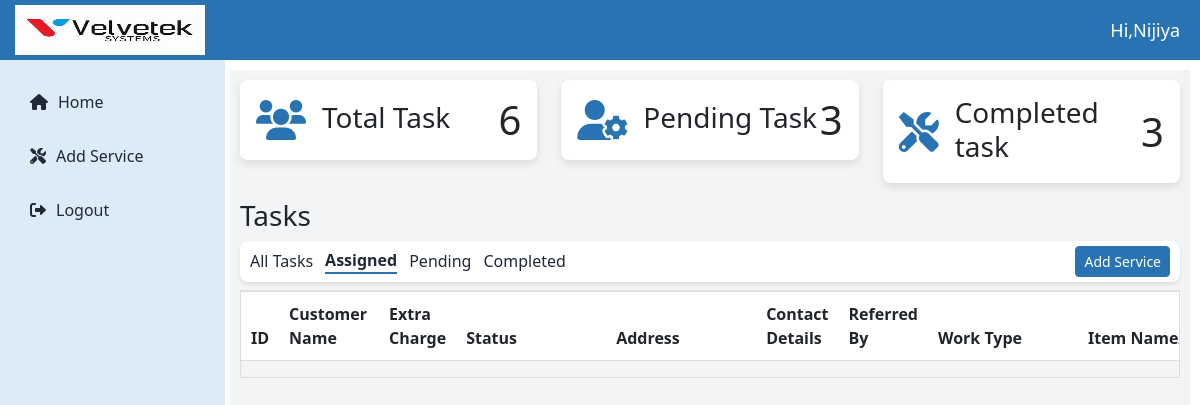
The page /technician/switch_tasks/Assigned/ (signed in) on the database as committed earlier.
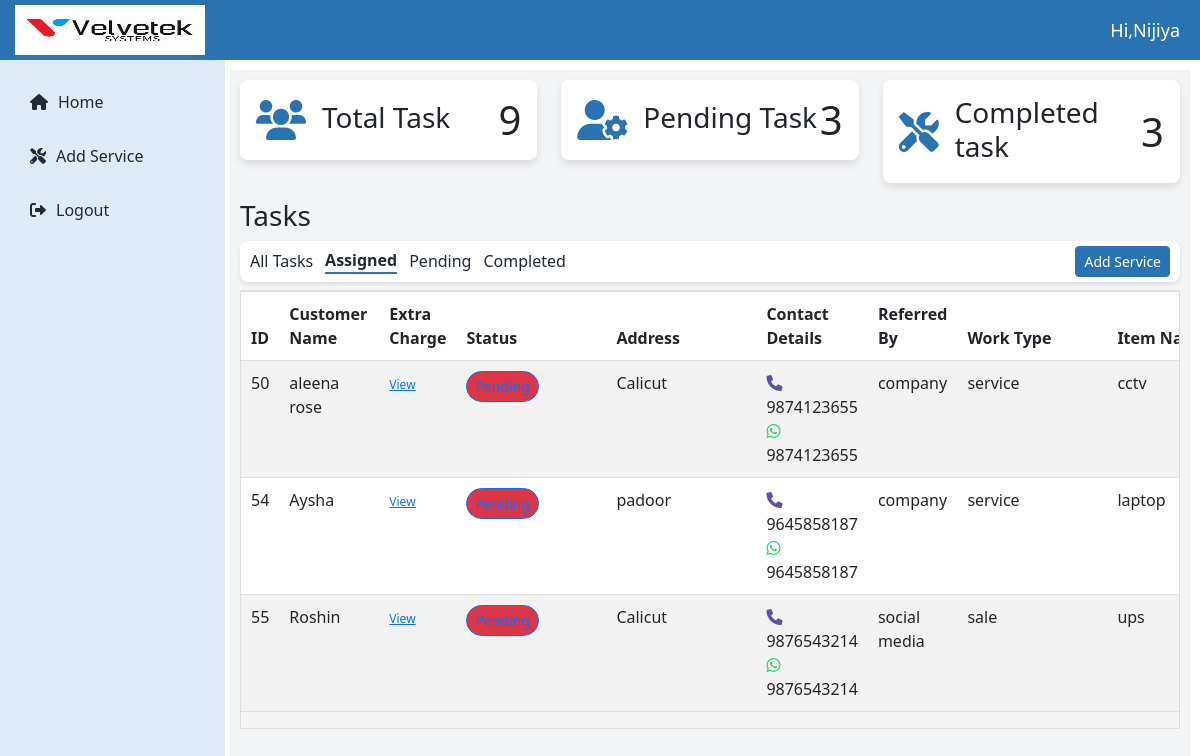
The same page on the database as committed later.
### loginapp/models.py (models this page shows, shortened)
class CustomUser(AbstractUser):
    ROLE_CHOICES = (
        ('admin', 'Admin'),
        ('technician', 'Technician'),
        ('user', 'User'),
    )
    role = models.CharField(max_length=20, choices=ROLE_CHOICES, default='user')

### velvetekapp/models.py (models this page shows, shortened)
class Apply(models.Model):
    customer = models.ForeignKey(Customer, on_delete=models.CASCADE,blank=True,null=True)
    name=models.CharField(max_length=255,null=True)
    address = models.TextField(null=True,)
    contact_number = models.CharField(max_length=15,null=True)
    whatsapp_number = models.CharField(max_length=15,null=True,)
    referred_by =models.CharField(max_length=255,null=True,)
    service_by = models.ForeignKey(CustomUser, on_delete=models.CASCADE)
    WORK_TYPE_CHOICES=[
        ('sale','sale'),('service','service'),
    ]
    work_type=models.CharField(max_length=10,choices=WORK_TYPE_CHOICES,default='sale')
    item_name_or_number = models.CharField(max_length=255,null=True)
    issue = models.TextField(blank=True,null=True) #applicable for 'services'
    photos_of_item =models.TextField(null=True, blank=True)
    estimation_document =models.FileField(upload_to='pdf',null=True,blank=True)
    estimated_price = models.CharField(max_length=255,blank=True,null=True)
    estimated_date = models.DateField(null=True,blank=True)
    any_other_comments = models.CharField(max_length=255,null=True,blank=True)
    created_at = models.DateField(default=timezone.now)
    status = models.CharField(
        max_length=50,
        choices=[('Pending', 'Pending'), ('Completed', 'Completed'), ('Assigned', 'Assigned')],
        default='Assigned'
    )
    def get_photos(self):
        return self.photos_of_item.split(",") if self.photos_of_item else []

### technicianapp/views.py (the view)
# urls.py: path('switch_tasks/', views.switch_tasks, name='switch_tasks'),
def switch_tasks(request, status=None):
    current_filter = request.GET.get('filter', 'all')
    latest_status_subquery = CurrentStatus.objects.filter(
        apply=OuterRef('pk')
    ).order_by('-date').values('status')[:1]
    services = Apply.objects.filter(service_by=request.user).annotate(
        latest_status=Subquery(latest_status_subquery)
    )
    if status and status.lower() != 'all':
        services = services.filter(latest_status__iexact=status)
    technician_customers = Apply.objects.filter(service_by=request.user) if request.user.is_authenticated else None
    total_services = technician_customers.count() if technician_customers else 0
    pending_task = CurrentStatus.objects.filter(technician_name=request.user.username, status="Pending").count()
    completed_task = CurrentStatus.objects.filter(technician_name=request.user.username, status="Completed").count()
    context = {
        'technician_customers': services,
        'total_services': total_services,
        'pending_task': pending_task,
        'completed_task': completed_task,
        'current_filter':status,
        'MEDIA_URL': settings.MEDIA_URL,
    }
    return render(request, 'technician_dashboard.html', context)

### templates/technician_dashboard.html (shortened to what this page needs)
<!DOCTYPE html>
{% load static %}
<html lang="en">
<head>
  <link href="https://cdn.jsdelivr.net/npm/bootstrap-icons/font/bootstrap-icons.css" rel="stylesheet">
  <link href="https://cdn.jsdelivr.net/npm/bootstrap@5.3.0/dist/css/bootstrap.min.css" rel="stylesheet">
  <link href="https://cdn.jsdelivr.net/npm/lightbox2@2.11.3/dist/css/lightbox.min.css" rel="stylesheet">
  <link href="https://cdnjs.cloudflare.com/ajax/libs/font-awesome/6.0.0/css/all.min.css" rel="stylesheet">
  <link rel="stylesheet" href="{% static 'assets/css/admin_dashboard.css' %}">
</head>
<body>
  <div class="topbar">
    <div class="d-flex align-items-center">
      <a href="{% url 'admin_dashboard' %}" class="logo">
        <img src="{% static 'assets/img/velvetek.jpg' %}" alt="navbar brand" />
      </a>
    </div>
    <span class="admin-text">Hi,{{user.username}}</span>
  </div>
  <div class="sidebar">
    <a href="{% url 'technician_dashboard' %}"><i class="fas fa-home"></i> <span>Home</span></a>
    <a href="#" onclick="openModal()"><i class="fas fa-tools"></i><span>Add Service</span< /a>
        <a href="{% url 'logout' %}"><i class="fas fa-sign-out-alt"></i> <span>Logout</span></a>
  </div>
  {% block content %}
  <div class="main-content">
    <div class="row">
      <div class="col-md-4">
        <div class="card p-3 mb-3">
          <div class="d-flex align-items-center">
            <i class="fas fa-users card-icon me-3"></i>
            <div>
              <h3 class="mb-1">Total Task</h3>
            </div>
            <h1 class="ms-auto mb-0">{{ total_services }}</h1>
          </div>
        </div>
      </div>
      <div class="col-md-4">
        <div class="card p-3 mb-3">
          <div class="d-flex align-items-center">
            <i class="fas fa-user-cog card-icon me-3"></i>
            <div>
              <h3 class="mb-1">Pending Task</h3>
            </div>
            <h1 class="ms-auto mb-0">{{ pending_task }}</h1>
          </div>
        </div>
      </div>
      <div class="col-md-4">
        <div class="card p-3 mb-3">
          <div class="d-flex align-items-center">
            <i class="fas fa-tools card-icon me-3"></i>
            <div>
              <h3 class="mb-1">Completed task</h3>
            </div>
            <h1 class="ms-auto mb-0">{{ completed_task }}</h1>
          </div>
        </div>
      </div>
    </div>
    <h3 class="mt-0 mb-2">Tasks</h3>
    <div class="navbar">
      <div class="nav-left">
        <a href="{% url 'switch_tasks'  %}"
          class="filter-option {% if current_filter != 'Assigned' and current_filter != 'Pending' and current_filter != 'Completed' %}selected{% endif %}">All
          Tasks</a>
        <a href="{% url 'switch_tasks_filter' status='Assigned' %}"
          class="filter-option {% if current_filter == 'Assigned' %}selected{% endif %}">Assigned</a>
        <a href="{% url 'switch_tasks_filter' status='Pending' %}"
          class="filter-option {% if current_filter == 'Pending' %}selected{% endif %}">Pending</a>
        <a href="{% url 'switch_tasks_filter' status='Completed' %}"
          class="filter-option {% if current_filter == 'Completed' %}selected{% endif %}">Completed</a>
      </div>
      <div class="nav-right">
        <div class="addservicebtn">
          <button class="btn btn-primary btn-sm" onclick="openModal()">Add Service</button>
        </div>
      </div>
    </div>
    <div class="table-responsive mt-2">
      <table class="table table-striped table-bordered">
        <thead>
          <tr>
            <th>ID</th>
            <th>Customer Name</th>
            <th>Extra Charge</th>
            <th>Status</th>
            <th>Address</th>
            <th style="width: 18%;">Contact Details</th>
            <th>Referred By</th>
            <th>Work Type</th>
            <th>Item Name/Number</th>
          </tr>
        </thead>
        <tbody>
          {% for service in technician_customers %}
          <tr>
            <td>{{ service.id }}</td>
            <td>{{ service.name }}</td>
            <td><a href="{% url 'fuelcharge' service.id %}" style="font-size: 12px;">View</a></td>
            <td>
              {% if service.current_status_entries.last %}
              <button class="btn btn-sm rounded-pill
                  {% if service.current_status_entries.last.status == 'Assigned' %}btn-outline-primary{% endif %}
                  {% if service.current_status_entries.last.status == 'Completed' %}btn-outline-success{% endif %}"
                onclick="openUpdateStatusModal( '{{ service.id }}' )"
                data-estimated-date="{{ service.estimated_date|date:'Y-m-d' }}"
                data-current-status="{{ service.current_status_entries.last.status }}"
                data-service-id="{{ service.id }}" id="statusButton{{ service.id }}">
              </button>
              {% else %}
              <span class="text-muted">No status available</span>
              {% endif %}
            </td>
            <td>{{ service.address }}</td>
            <td>
              <div>
                <i class="fa fa-phone" aria-hidden="true"></i>
                {% if service.contact_number|slice:":1" == "+" %}
                {{ service.contact_number|slice:"3:" }}
                {% else %}
                {{ service.contact_number }}
                {% endif %}
              </div>
              <div>
                {% if service.whatsapp_number %}
                <i class="fab fa-whatsapp" aria-hidden="true"></i>
                {% if service.whatsapp_number|slice:":1" == "+" %}
                {{ service.whatsapp_number|slice:"3:" }}
                {% else %}
                {{ service.whatsapp_number }}
                {% endif %}
                {% endif %}
              </div>
            </td>
            <td>{{ service.referred_by }}</td>
            <td>{{ service.get_work_type_display }}</td>
            <td>{{ service.item_name_or_number }}</td>
          </tr>
          {% endfor %}
        </tbody>
      </table>
    </div>
    {% endblock %}
</body>
</html>

### static/assets/css/admin_dashboard.css (style rules this page uses)
:root { --primary-color: #2973B2; --secondary-color: #F3F4F6; --accent-color: #441172; --text-color: #1F2937; --white: #ffffff; --sidebar-color: #DDEAF7; }
.topbar { background-color: var(--primary-color); height: 60px; display: flex; justify-content: space-between; align-items: center; padding: 0 20px; padding-left: 15px; color: var(--white); margin-bottom: 10px; }
.topbar .logo img { height: 50px; width: 200px; padding-right: 10px; }
.topbar .admin-text { font-size: 18px; font-weight: 500; }
.sidebar { height: 100%; width: 225px; background-color: var(--sidebar-color); color: var(--text-color); position: absolute; top: 60px; left: 0; padding: 20px 15px; display: flex; flex-direction: column; justify-content: flex-start; transition: left 0.3s ease; }
.sidebar a { text-decoration: none; color: var(--text-color); display: flex; align-items: center; padding: 10px 15px; margin-bottom: 10px; border-radius: 4px; transition: background-color 0.3s ease; }
.sidebar a i { margin-right: 10px; }
.main-content { margin-left: 230px; padding: 10px; background-color: var(--secondary-color); min-height: calc(100vh - 60px); margin-top: 5px; margin-right: 10px; }
.card { border: none; border-radius: 8px; box-shadow: 0 4px 8px rgba(0, 0, 0, 0.1); transition: transform 0.2s ease, box-shadow 0.2s ease; }
.card .card-icon { font-size: 40px; color: var(--primary-color); }
.navbar { display: flex; position: relative; align-items: center; justify-content: space-between; background-color: var(--white); padding-top: 5px; padding-bottom: 5px; border-radius: 8px; box-shadow: 0 2px 4px rgba(0, 0, 0, 0.1); }
.navbar .nav-left { display: flex; position: relative; align-items: center; padding-left: 10px; }
.navbar .nav-left a { margin-right: 12px; text-decoration: none; color: var(--text-color); cursor: pointer; transition: font-weight 0.3s ease; }
.navbar .nav-right { margin-right: 10px; align-items: center; display: flex; gap: 2px; }
.btn-primary { background-color: var(--primary-color) !important; border-color: var(--primary-color) !important; color: #fff !important; }
.sidebar { height: calc(100vh - 50px); width: 225px; background-color: var(--sidebar-color); color: var(--text-color); position: absolute; top: 60px; left: 0; padding: 20px 15px; display: flex; flex-direction: column; justify-content: flex-start; transition: left 0.3s ease; }
.filter-option.selected { font-weight: bold; color: #2973B2; border-bottom: 2.5px solid #2973B2; text-decoration: none; }
.table-responsive { overflow-x: auto; overflow-y: auto; border: 1px solid #ddd; max-height: 485px; height: auto; transition: height 0.3s ease; }
.table { width: 100%; word-wrap: break-word; white-space: normal; table-layout: auto; border-collapse: collapse; }
.table th:nth-child(2), .table td:nth-child(2) { min-width: 100px !important; max-width: 150px !important; }
.table th:nth-child(4), .table td:nth-child(4) { min-width: 150px !important; max-width: 200px !important; }
.table th:nth-child(5), .table td:nth-child(5) { min-width: 150px !important; max-width: 150px !important; }
.table th:nth-child(8), .table td:nth-child(8) { min-width: 150px !important; max-width: 180px !important; }
.table th:nth-child(9), .table td:nth-child(9) { min-width: 250px !important; max-width: 300px !important; }
.table th, .table td { padding: 10px !important; text-align: left !important; border-bottom: 1px solid #ddd !important; border-right: none !important; border-left: none !important; }
.fa-phone { color: #5652af; margin-right: 5px; }
.fab.fa-whatsapp { color: #25D366; margin-right: 5px; }

Rows that differ between the two databases and show on the page:
added Apply: id "50", name "aleena rose", address "Calicut", contact_number "9874123655", whatsapp_number "9874123655", referred_by "company", work_type "service", item_name_or_number "cctv"
added Apply: id "54", name "Aysha", address "padoor", contact_number "9645858187", whatsapp_number "9645858187", referred_by "company", work_type "service", item_name_or_number "laptop"
added Apply: id "55", name "Roshin", address "Calicut", contact_number "9876543214", whatsapp_number "9876543214", referred_by "social media", work_type "sale", item_name_or_number "ups"
Other text that changed with them:
{{ total_services }}: "6" → "9"
